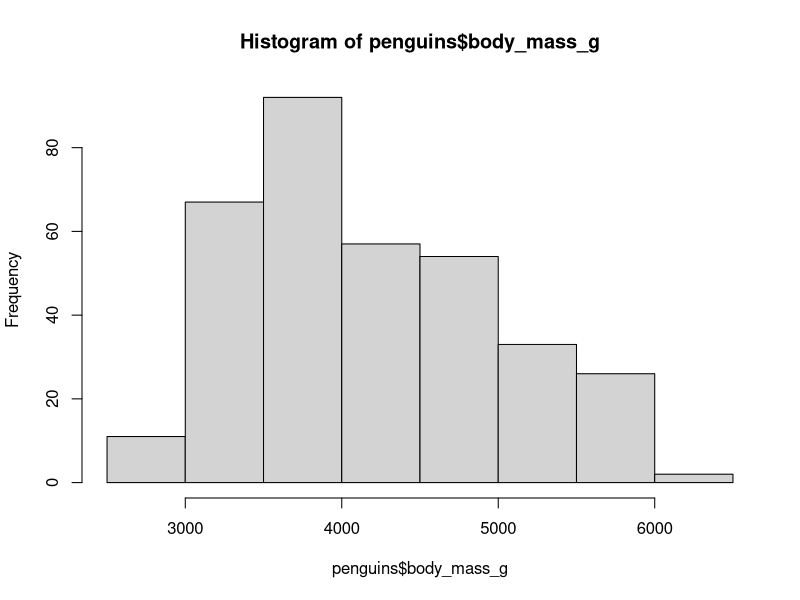
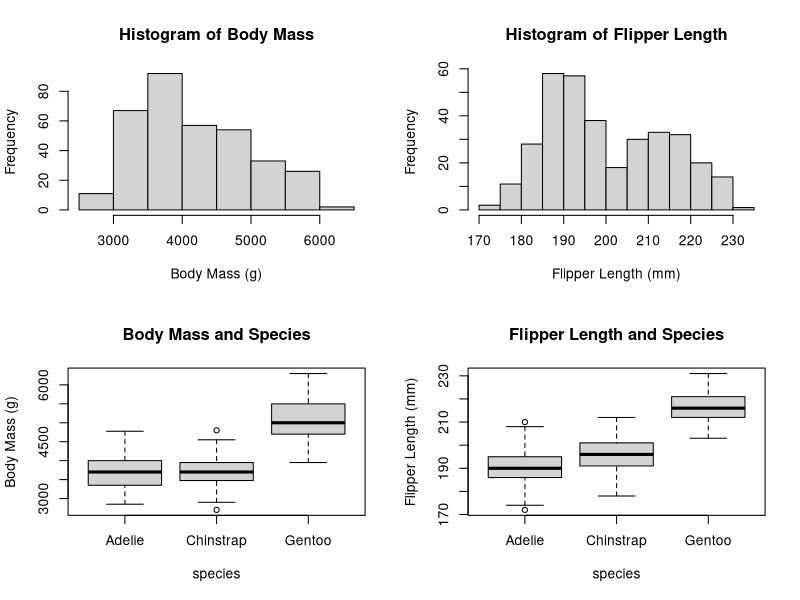
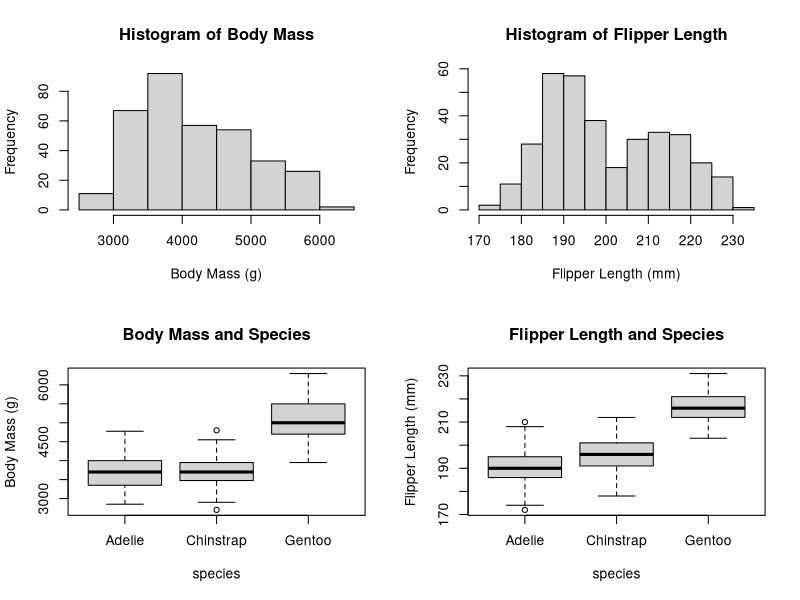
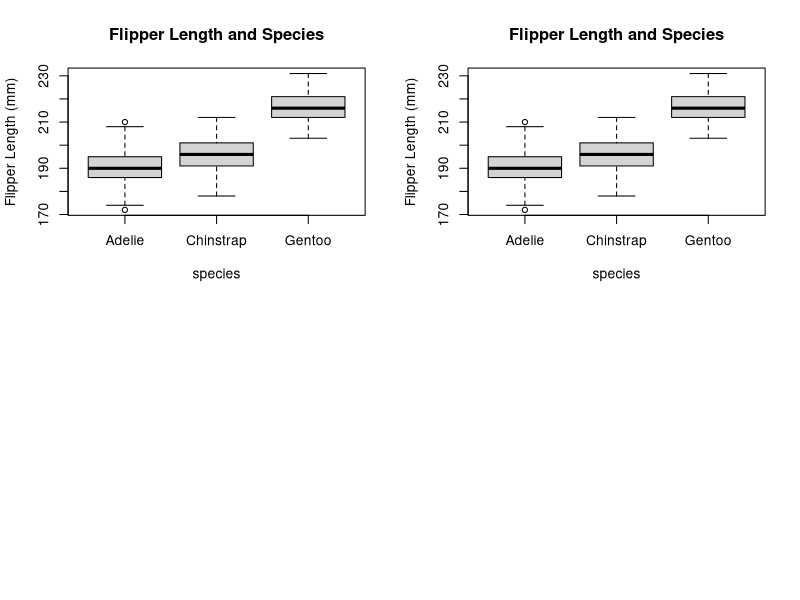

Source code (R) for these figures, in order:
## ---- chunk 1
knitr::opts_chunk$set(echo = TRUE)
## ---- chunk 2
require(palmerpenguins)
hist(penguins$body_mass_g)
## ---- chunk 3
par(mfrow = c(2, 2))
hist(
penguins$body_mass_g,
main = "Histogram of Body Mass",
xlab = "Body Mass (g)")
hist(
penguins$flipper_length_mm,
main = "Histogram of Flipper Length",
xlab = "Flipper Length (mm)")
boxplot(
body_mass_g ~ species, data = penguins,
main = "Body Mass and Species",
ylab = "Body Mass (g)"
)
boxplot(
flipper_length_mm ~ species, data = penguins,
main = "Flipper Length and Species",
ylab = "Flipper Length (mm)"
)
## ---- chunk 4
par(mfrow = c(2, 2))
hist(
penguins$body_mass_g,
main = "Histogram of Body Mass",
xlab = "Body Mass (g)")
hist(
penguins$flipper_length_mm,
main = "Histogram of Flipper Length",
xlab = "Flipper Length (mm)")
boxplot(
body_mass_g ~ species, data = penguins,
main = "Body Mass and Species",
ylab = "Body Mass (g)"
)
boxplot(
flipper_length_mm ~ species, data = penguins,
main = "Flipper Length and Species",
ylab = "Flipper Length (mm)"
)
## ---- chunk 5
boxplot(
  flipper_length_mm ~ species, data = penguins,
  main = "Flipper Length and Species",
  ylab = "Flipper Length (mm)"
)

## ---- chunk 6
boxplot(
  flipper_length_mm ~ species, data = penguins,
  main = "Flipper Length and Species",
  ylab = "Flipper Length (mm)"
)

